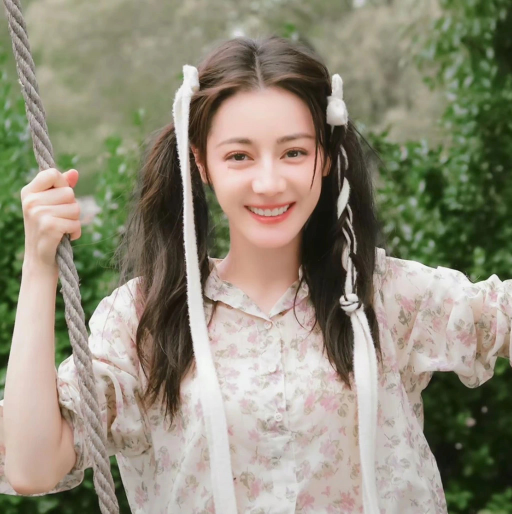
#> input picture code_40/00basis/img.jpg, 1024 x 1028 px, found by its file name (shown at 1/2 size)
$ python practice_base.py
#> lines starting #> are read from the running program, lines starting #| are printed output that depends on the picture
import cv2
import numpy as np
img = cv2.imread("../img.jpg", 1)
#> img is the input picture: shape (1028, 1024, 3); mean B, G, R 120.5, 138.9, 143.9
kernel1=np.zeros((3,3),np.uint8)
kernel2=np.array([[255,255,255],[255,255,255],[255,255,255]],dtype=np.uint8)
erode_img=cv2.erode(img,kernel2)
dilate_img=cv2.dilate(erode_img,kernel2)
cv2.imshow('before',img)
cv2.imshow("erode",erode_img)
cv2.imshow('dilate',dilate_img)
cv2.waitKey()
cv2.destroyAllWindows()

s_img=cv2.blur(img,ksize=(3,3))
gs_img=cv2.GaussianBlur(img,ksize=(3,3),sigmaX=0,sigmaY=0)
gs_img2=cv2.GaussianBlur(img,ksize=(3,3),sigmaX=0.1,sigmaY=0.2)
ms_img=cv2.medianBlur(img,ksize=3)

r=cv2.imwrite('../result.jpg', img)
b,g,r=cv2.split(img)
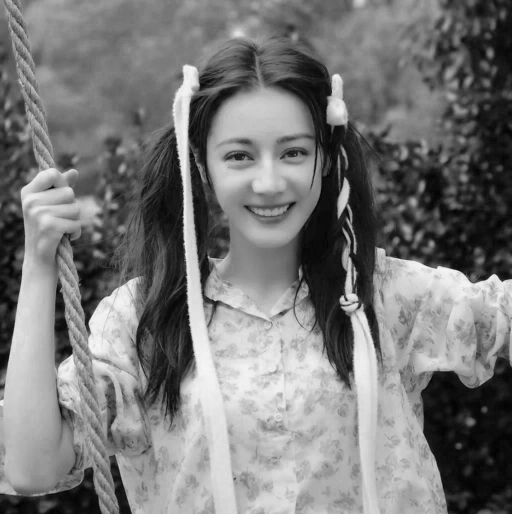
#> b: shape (1028, 1024) (shown at 1/2 size); min 0, max 250, mean 120.5
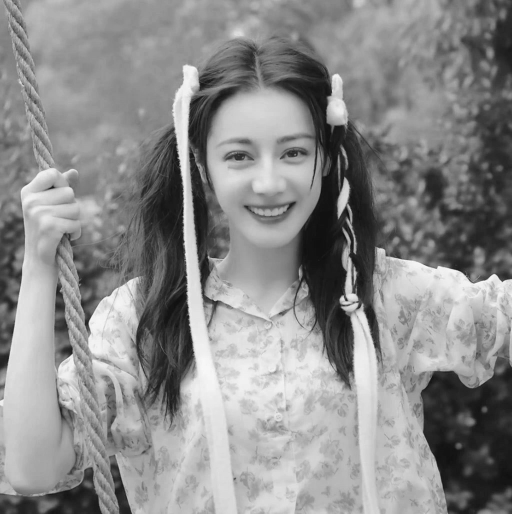
#> g: shape (1028, 1024) (shown at 1/2 size); min 8, max 255, mean 138.9
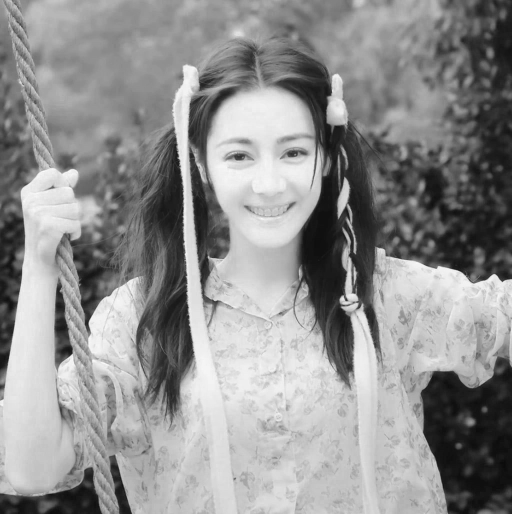
#> r: shape (1028, 1024) (shown at 1/2 size); min 10, max 255, mean 143.9
bgr=cv2.merge([b,g,r])
rgb=cv2.merge([r,g,b])
cv2.imshow('right',bgr)
cv2.imshow('wrong',rgb)

a=np.array([0,2,4],dtype='uint8')

example=np.zeros((8,8),dtype=np.uint8)
cv2.imshow("one",example)
example[0:3,:]=255
print('修改后的图像为：\n',example)
cv2.imshow("two",example)


# 怀旧滤镜
def vintage_filter(img):
    b, g, r = cv2.split(img)
    new_r = 0.393*r + 0.769*g + 0.189*b
    new_g = 0.349*r + 0.686*g + 0.168*b
    new_b = 0.272*r + 0.534*g + 0.131*b
    filtered = cv2.merge([new_b, new_g, new_r]).clip(0, 255).astype(np.uint8)
    return filtered
# bgr蓝色成分
def blue_filter(img):
    b, g, r = cv2.split(img)
    zeros = np.zeros(img.shape[:2], dtype="uint8")  # 创建与image相同大小的零矩阵
    filtered = cv2.merge([b, zeros, zeros])
    return filtered

# BGR颜色空间转换为灰度空间
gray = cv2.cvtColor(img, cv2.COLOR_BGR2GRAY)
# 图像缩放和裁剪
new_width = 480
new_height =480
resized = cv2.resize(img, (new_width, new_height))
crop_y_start = 100
crop_y_end = 300
crop_x_start = 100
crop_x_end = 300
cropped = img[crop_y_start:crop_y_end, crop_x_start:crop_x_end]
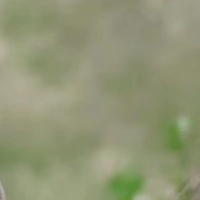
#> cropped: shape (200, 200, 3); mean B, G, R 117.2, 148.7, 144.7


# 显示结果
vintage_img = vintage_filter(img)
#> in vintage_filter, `new_r = 0.393*r + 0.769*g + 0.189*b`:
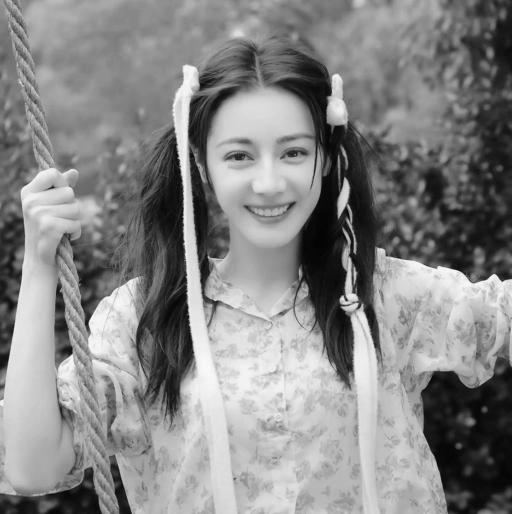
#> new_r: shape (1028, 1024) float64 (shown at 1/2 size); min 14.36, max 340.7, mean 186.2; drawn with min black and max white
#> in vintage_filter, `filtered = cv2.merge([new_b, new_g, new_r]).clip(0, 255).astype(np.uin..`:
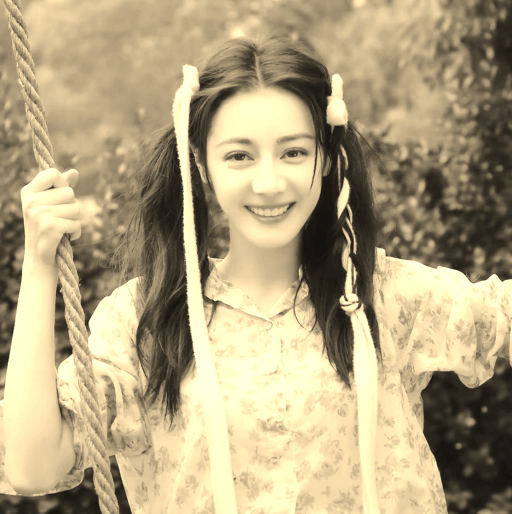
#> filtered: shape (1028, 1024, 3) (shown at 1/2 size); mean of channels 0, 1, 2 128.6, 163.8, 178.6; drawn as B, G, R
blue_img = blue_filter(img)
#> in blue_filter, `filtered = cv2.merge([b, zeros, zeros])`:
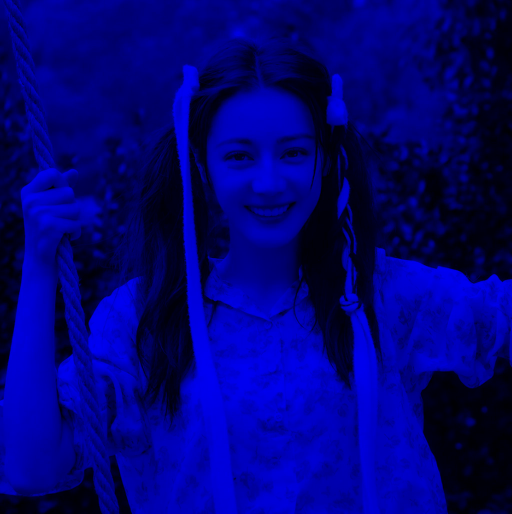
#> filtered: shape (1028, 1024, 3) (shown at 1/2 size); mean of channels 0, 1, 2 120.5, 0, 0; drawn as B, G, R
cv2.imshow("Original", img)
cv2.imshow("Vintage", vintage_img)
cv2.imshow("Blue", blue_img)
cv2.imshow("Gray", gray)
cv2.imshow("Resized", resized)
cv2.imshow("Cropped", cropped)
cv2.waitKey(0)

# 保存图像
cv2.imwrite("F:\PythonProject\photo\output.jpg", vintage_img)
